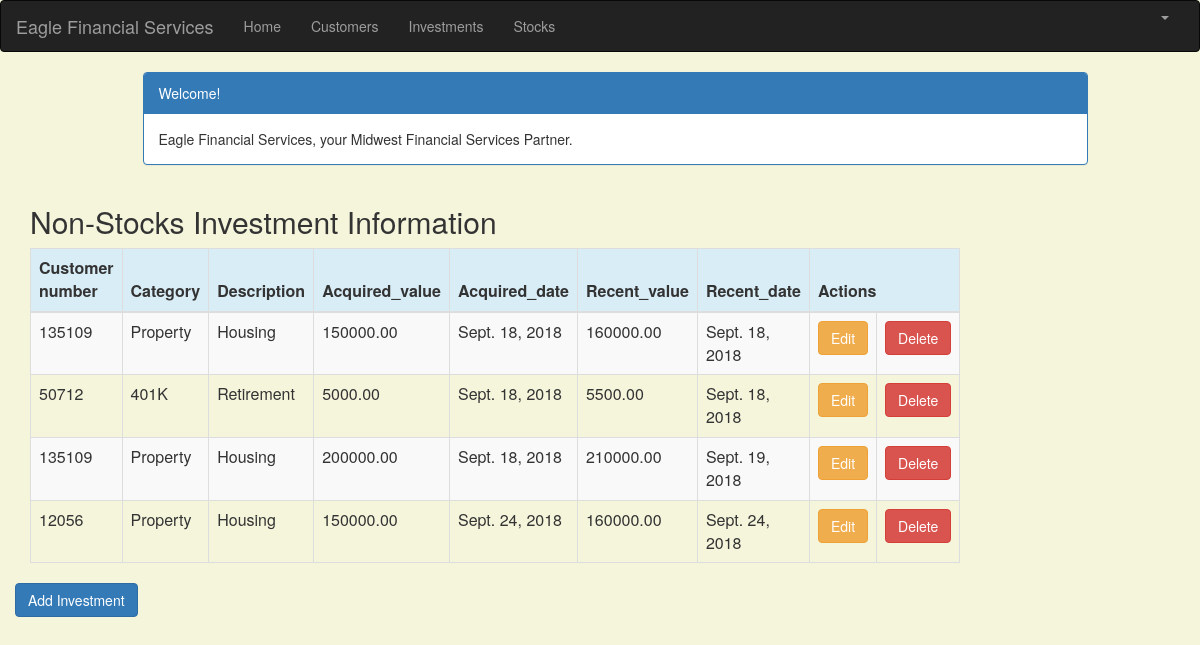
Page /investment_list (signed in) on the committed database.
### portfolio/models.py (models this page shows, shortened)
class Investment(models.Model):
    customer = models.ForeignKey(Customer, on_delete=models.CASCADE, related_name='investments')
    category = models.CharField(max_length=50)
    description = models.CharField(max_length=200)
    acquired_value = models.DecimalField(max_digits=10, decimal_places=2)
    acquired_date = models.DateField(default=timezone.now)
    recent_value = models.DecimalField(max_digits=10, decimal_places=2)
    recent_date = models.DateField(default=timezone.now, blank=True, null=True)

class Customer(models.Model):
    name = models.CharField(max_length=50)
    address = models.CharField(max_length=200)
    cust_number = models.IntegerField(blank=False, null=False)
    city = models.CharField(max_length=50)
    state = models.CharField(max_length=50)
    zipcode = models.CharField(max_length=10)
    email = models.EmailField(max_length=200)
    cell_phone = models.CharField(max_length=50)
    created_date = models.DateTimeField(
        default=timezone.now)
    updated_date = models.DateTimeField(auto_now_add=True)
    def __str__(self):
        return str(self.cust_number)

### portfolio/views.py (the view)
# urls.py: path('investment_list', views.investment_list, name='investment_list'),
@login_required
def investment_list(request):
   investments = Investment.objects.filter(acquired_date__lte=timezone.now())
   return render(request, 'portfolio/investment_list.html', {'investments': investments})

### portfolio/templates/portfolio/investment_list.html (shortened to what this page needs)
{% extends 'portfolio/base.html' %}
{% block content %}
    <html>
    <head>
        <link rel="stylesheet" href="https://maxcdn.bootstrapcdn.com/bootstrap/3.3.4/css/bootstrap.min.css">
    </head>
    <body>
    <div class="container">
        <div class="row">
            <div class="col-md-10 col-md-offset-1">
                <div class="panel panel-primary">
                    <div class="panel-heading">Welcome!</div>
                    <div class="panel-body">
                        Eagle Financial Services, your Midwest Financial Services Partner.
                    </div>
                </div>
            </div>
        </div>
    </div>
    <div class="row">
        <h2 style="padding-left: 15Px">Non-Stocks Investment Information</h2>
    </div>
    <div>
        <table class="table table-striped table-bordered table-hover">
            <thead>
            <tr class="bg-info">
                <th>Customer number</th>
                <th>Category</th>
                <th>Description</th>
                <th>Acquired_value</th>
                <th>Acquired_date</th>
                <th>Recent_value</th>
                <th>Recent_date</th>
                <th colspan="3">Actions</th>
            </tr>
            </thead>
            <tbody>
            {% for investment in investments %}
                <tr>
                    <td>{{ investment.customer }}</td>
                    <td>{{ investment.category }}</td>
                    <td>{{ investment.description }}</td>
                    <td>{{ investment.acquired_value }}</td>
                    <td>{{ investment.acquired_date }}</td>
                    <td>{{ investment.recent_value }}</td>
                     <td>{{ investment.recent_date }}</td>
                    <td><a href="{% url 'portfolio:investment_edit' pk=investment.pk %}"
                           class="btn btn-warning">Edit</a></td>
                    <td><a href="{% url 'portfolio:investment_delete' pk=investment.pk %}"
                           onclick="return confirm('Are you sure you want to delete?')"
                           class="btn btn-danger">Delete</a>
                    </td>
                </tr>
            {% endfor %}
            </tbody>
        </table>
     <div class="row">
         <a href="{% url 'portfolio:investment_new' %}" class="row"><span
                    class="btn btn-primary">Add Investment</span></a>
        </div>
    </div>
    </body>
    </html>
{% endblock %}

### portfolio/templates/portfolio/investment_list.html (style rules this page uses)
body { background-color: beige; }

### rows in the picture
Investment: customer "135109", category "Property", description "Housing", acquired_value "150000.00", acquired_date "Sept. 18, 2018", recent_value "160000.00", recent_date "Sept. 18, 2018"
Investment: customer "50712", category "401K", description "Retirement", acquired_value "5000.00", acquired_date "Sept. 18, 2018", recent_value "5500.00", recent_date "Sept. 18, 2018"
Investment: customer "135109", category "Property", description "Housing", acquired_value "200000.00", acquired_date "Sept. 18, 2018", recent_value "210000.00", recent_date "Sept. 19, 2018"
Investment: customer "12056", category "Property", description "Housing", acquired_value "150000.00", acquired_date "Sept. 24, 2018", recent_value "160000.00", recent_date "Sept. 24, 2018"
